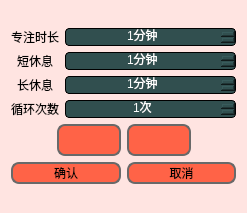
<?xml version="1.0" encoding="UTF-8"?>
<ui version="4.0">
 <class>SetDialog</class>
 <widget class="QDialog" name="SetDialog">
  <property name="geometry">
   <rect>
    <x>0</x>
    <y>0</y>
    <width>247</width>
    <height>213</height>
   </rect>
  </property>
  <property name="windowTitle">
   <string>设置</string>
  </property>
  <property name="styleSheet">
   <string notr="true">QPushButton
{
	background-color: rgb(255,99,71);
	border-radius : 8px;
	border: 2px solid rgb(105,105,105);
	transition: all 0.2s ease;
	color:black;
}
QPushButton:hover
{
	background-color: #ff7a5a;
	transform: scale(1.03);
}
QPushButton:pressed
{
	background-color:#ffb3a3;
	transform: scale(0.97);
	border-color:rgb(95,95,95);
}
QPushButton:disabled
{
	background-color: #FFA07A;
}
QDialog
{
	background-color: rgb(255,228,225);
}
QSpinBox
{
	background-color:#314F4F;	
	color:white;
	border:1px solid black;
	border-radius:4px;
}
QSpinBox::up-button
{
	background-color:#4A5A6F;
	image:url(:/icons/images/up.png);
	border-left:1px solid black;
	border-bottom:1px solid black;
}
QSpinBox::down-button
{
	background-color:#4A5A6F;
	image:url(:/icons/images/down.png);
	border-left:1px solid black;
	
}
QLabel
{
	color:black;
}</string>
  </property>
  <layout class="QGridLayout" name="gridLayout">
   <item row="0" column="0">
    <layout class="QVBoxLayout" name="verticalLayout_3">
     <item>
      <layout class="QHBoxLayout" name="horizontalLayout" stretch="0,1">
       <item>
        <layout class="QVBoxLayout" name="verticalLayout">
         <item>
          <widget class="QLabel" name="label">
           <property name="palette">
            <palette>
             <active>
              <colorrole role="WindowText">
               <brush brushstyle="SolidPattern">
                <color alpha="255">
                 <red>0</red>
                 <green>0</green>
                 <blue>0</blue>
                </color>
               </brush>
              </colorrole>
              <colorrole role="Text">
               <brush brushstyle="SolidPattern">
                <color alpha="255">
                 <red>0</red>
                 <green>0</green>
                 <blue>0</blue>
                </color>
               </brush>
              </colorrole>
              <colorrole role="ButtonText">
               <brush brushstyle="SolidPattern">
                <color alpha="255">
                 <red>0</red>
                 <green>0</green>
                 <blue>0</blue>
                </color>
               </brush>
              </colorrole>
              <colorrole role="PlaceholderText">
               <brush brushstyle="SolidPattern">
                <color alpha="128">
                 <red>0</red>
                 <green>0</green>
                 <blue>0</blue>
                </color>
               </brush>
              </colorrole>
             </active>
             <inactive>
              <colorrole role="WindowText">
               <brush brushstyle="SolidPattern">
                <color alpha="255">
                 <red>0</red>
                 <green>0</green>
                 <blue>0</blue>
                </color>
               </brush>
              </colorrole>
              <colorrole role="Text">
               <brush brushstyle="SolidPattern">
                <color alpha="255">
                 <red>0</red>
                 <green>0</green>
                 <blue>0</blue>
                </color>
               </brush>
              </colorrole>
              <colorrole role="ButtonText">
               <brush brushstyle="SolidPattern">
                <color alpha="255">
                 <red>0</red>
                 <green>0</green>
                 <blue>0</blue>
                </color>
               </brush>
              </colorrole>
              <colorrole role="PlaceholderText">
               <brush brushstyle="SolidPattern">
                <color alpha="128">
                 <red>0</red>
                 <green>0</green>
                 <blue>0</blue>
                </color>
               </brush>
              </colorrole>
             </inactive>
             <disabled>
              <colorrole role="WindowText">
               <brush brushstyle="SolidPattern">
                <color alpha="255">
                 <red>0</red>
                 <green>0</green>
                 <blue>0</blue>
                </color>
               </brush>
              </colorrole>
              <colorrole role="Text">
               <brush brushstyle="SolidPattern">
                <color alpha="255">
                 <red>0</red>
                 <green>0</green>
                 <blue>0</blue>
                </color>
               </brush>
              </colorrole>
              <colorrole role="ButtonText">
               <brush brushstyle="SolidPattern">
                <color alpha="255">
                 <red>0</red>
                 <green>0</green>
                 <blue>0</blue>
                </color>
               </brush>
              </colorrole>
              <colorrole role="PlaceholderText">
               <brush brushstyle="SolidPattern">
                <color alpha="128">
                 <red>0</red>
                 <green>0</green>
                 <blue>0</blue>
                </color>
               </brush>
              </colorrole>
             </disabled>
            </palette>
           </property>
           <property name="text">
            <string>专注时长</string>
           </property>
          </widget>
         </item>
         <item>
          <widget class="QLabel" name="label_2">
           <property name="palette">
            <palette>
             <active>
              <colorrole role="WindowText">
               <brush brushstyle="SolidPattern">
                <color alpha="255">
                 <red>0</red>
                 <green>0</green>
                 <blue>0</blue>
                </color>
               </brush>
              </colorrole>
              <colorrole role="Text">
               <brush brushstyle="SolidPattern">
                <color alpha="255">
                 <red>0</red>
                 <green>0</green>
                 <blue>0</blue>
                </color>
               </brush>
              </colorrole>
              <colorrole role="ButtonText">
               <brush brushstyle="SolidPattern">
                <color alpha="255">
                 <red>0</red>
                 <green>0</green>
                 <blue>0</blue>
                </color>
               </brush>
              </colorrole>
              <colorrole role="PlaceholderText">
               <brush brushstyle="SolidPattern">
                <color alpha="128">
                 <red>0</red>
                 <green>0</green>
                 <blue>0</blue>
                </color>
               </brush>
              </colorrole>
             </active>
             <inactive>
              <colorrole role="WindowText">
               <brush brushstyle="SolidPattern">
                <color alpha="255">
                 <red>0</red>
                 <green>0</green>
                 <blue>0</blue>
                </color>
               </brush>
              </colorrole>
              <colorrole role="Text">
               <brush brushstyle="SolidPattern">
                <color alpha="255">
                 <red>0</red>
                 <green>0</green>
                 <blue>0</blue>
                </color>
               </brush>
              </colorrole>
              <colorrole role="ButtonText">
               <brush brushstyle="SolidPattern">
                <color alpha="255">
                 <red>0</red>
                 <green>0</green>
                 <blue>0</blue>
                </color>
               </brush>
              </colorrole>
              <colorrole role="PlaceholderText">
               <brush brushstyle="SolidPattern">
                <color alpha="128">
                 <red>0</red>
                 <green>0</green>
                 <blue>0</blue>
                </color>
               </brush>
              </colorrole>
             </inactive>
             <disabled>
              <colorrole role="WindowText">
               <brush brushstyle="SolidPattern">
                <color alpha="255">
                 <red>0</red>
                 <green>0</green>
                 <blue>0</blue>
                </color>
               </brush>
              </colorrole>
              <colorrole role="Text">
               <brush brushstyle="SolidPattern">
                <color alpha="255">
                 <red>0</red>
                 <green>0</green>
                 <blue>0</blue>
                </color>
               </brush>
              </colorrole>
              <colorrole role="ButtonText">
               <brush brushstyle="SolidPattern">
                <color alpha="255">
                 <red>0</red>
                 <green>0</green>
                 <blue>0</blue>
                </color>
               </brush>
              </colorrole>
              <colorrole role="PlaceholderText">
               <brush brushstyle="SolidPattern">
                <color alpha="128">
                 <red>0</red>
                 <green>0</green>
                 <blue>0</blue>
                </color>
               </brush>
              </colorrole>
             </disabled>
            </palette>
           </property>
           <property name="text">
            <string>短休息</string>
           </property>
           <property name="alignment">
            <set>Qt::AlignmentFlag::AlignCenter</set>
           </property>
          </widget>
         </item>
         <item>
          <widget class="QLabel" name="label_3">
           <property name="palette">
            <palette>
             <active>
              <colorrole role="WindowText">
               <brush brushstyle="SolidPattern">
                <color alpha="255">
                 <red>0</red>
                 <green>0</green>
                 <blue>0</blue>
                </color>
               </brush>
              </colorrole>
              <colorrole role="Text">
               <brush brushstyle="SolidPattern">
                <color alpha="255">
                 <red>0</red>
                 <green>0</green>
                 <blue>0</blue>
                </color>
               </brush>
              </colorrole>
              <colorrole role="ButtonText">
               <brush brushstyle="SolidPattern">
                <color alpha="255">
                 <red>0</red>
                 <green>0</green>
                 <blue>0</blue>
                </color>
               </brush>
              </colorrole>
              <colorrole role="PlaceholderText">
               <brush brushstyle="SolidPattern">
                <color alpha="128">
                 <red>0</red>
                 <green>0</green>
                 <blue>0</blue>
                </color>
               </brush>
              </colorrole>
             </active>
             <inactive>
              <colorrole role="WindowText">
               <brush brushstyle="SolidPattern">
                <color alpha="255">
                 <red>0</red>
                 <green>0</green>
                 <blue>0</blue>
                </color>
               </brush>
              </colorrole>
              <colorrole role="Text">
               <brush brushstyle="SolidPattern">
                <color alpha="255">
                 <red>0</red>
                 <green>0</green>
                 <blue>0</blue>
                </color>
               </brush>
              </colorrole>
              <colorrole role="ButtonText">
               <brush brushstyle="SolidPattern">
                <color alpha="255">
                 <red>0</red>
                 <green>0</green>
                 <blue>0</blue>
                </color>
               </brush>
              </colorrole>
              <colorrole role="PlaceholderText">
               <brush brushstyle="SolidPattern">
                <color alpha="128">
                 <red>0</red>
                 <green>0</green>
                 <blue>0</blue>
                </color>
               </brush>
              </colorrole>
             </inactive>
             <disabled>
              <colorrole role="WindowText">
               <brush brushstyle="SolidPattern">
                <color alpha="255">
                 <red>0</red>
                 <green>0</green>
                 <blue>0</blue>
                </color>
               </brush>
              </colorrole>
              <colorrole role="Text">
               <brush brushstyle="SolidPattern">
                <color alpha="255">
                 <red>0</red>
                 <green>0</green>
                 <blue>0</blue>
                </color>
               </brush>
              </colorrole>
              <colorrole role="ButtonText">
               <brush brushstyle="SolidPattern">
                <color alpha="255">
                 <red>0</red>
                 <green>0</green>
                 <blue>0</blue>
                </color>
               </brush>
              </colorrole>
              <colorrole role="PlaceholderText">
               <brush brushstyle="SolidPattern">
                <color alpha="128">
                 <red>0</red>
                 <green>0</green>
                 <blue>0</blue>
                </color>
               </brush>
              </colorrole>
             </disabled>
            </palette>
           </property>
           <property name="text">
            <string>长休息</string>
           </property>
           <property name="alignment">
            <set>Qt::AlignmentFlag::AlignCenter</set>
           </property>
          </widget>
         </item>
         <item>
          <widget class="QLabel" name="label_4">
           <property name="palette">
            <palette>
             <active>
              <colorrole role="WindowText">
               <brush brushstyle="SolidPattern">
                <color alpha="255">
                 <red>0</red>
                 <green>0</green>
                 <blue>0</blue>
                </color>
               </brush>
              </colorrole>
              <colorrole role="Text">
               <brush brushstyle="SolidPattern">
                <color alpha="255">
                 <red>0</red>
                 <green>0</green>
                 <blue>0</blue>
                </color>
               </brush>
              </colorrole>
              <colorrole role="ButtonText">
               <brush brushstyle="SolidPattern">
                <color alpha="255">
                 <red>0</red>
                 <green>0</green>
                 <blue>0</blue>
                </color>
               </brush>
              </colorrole>
              <colorrole role="PlaceholderText">
               <brush brushstyle="SolidPattern">
                <color alpha="128">
                 <red>0</red>
                 <green>0</green>
                 <blue>0</blue>
                </color>
               </brush>
              </colorrole>
             </active>
             <inactive>
              <colorrole role="WindowText">
               <brush brushstyle="SolidPattern">
                <color alpha="255">
                 <red>0</red>
                 <green>0</green>
                 <blue>0</blue>
                </color>
               </brush>
              </colorrole>
              <colorrole role="Text">
               <brush brushstyle="SolidPattern">
                <color alpha="255">
                 <red>0</red>
                 <green>0</green>
                 <blue>0</blue>
                </color>
               </brush>
              </colorrole>
              <colorrole role="ButtonText">
               <brush brushstyle="SolidPattern">
                <color alpha="255">
                 <red>0</red>
                 <green>0</green>
                 <blue>0</blue>
                </color>
               </brush>
              </colorrole>
              <colorrole role="PlaceholderText">
               <brush brushstyle="SolidPattern">
                <color alpha="128">
                 <red>0</red>
                 <green>0</green>
                 <blue>0</blue>
                </color>
               </brush>
              </colorrole>
             </inactive>
             <disabled>
              <colorrole role="WindowText">
               <brush brushstyle="SolidPattern">
                <color alpha="255">
                 <red>0</red>
                 <green>0</green>
                 <blue>0</blue>
                </color>
               </brush>
              </colorrole>
              <colorrole role="Text">
               <brush brushstyle="SolidPattern">
                <color alpha="255">
                 <red>0</red>
                 <green>0</green>
                 <blue>0</blue>
                </color>
               </brush>
              </colorrole>
              <colorrole role="ButtonText">
               <brush brushstyle="SolidPattern">
                <color alpha="255">
                 <red>0</red>
                 <green>0</green>
                 <blue>0</blue>
                </color>
               </brush>
              </colorrole>
              <colorrole role="PlaceholderText">
               <brush brushstyle="SolidPattern">
                <color alpha="128">
                 <red>0</red>
                 <green>0</green>
                 <blue>0</blue>
                </color>
               </brush>
              </colorrole>
             </disabled>
            </palette>
           </property>
           <property name="text">
            <string>循环次数</string>
           </property>
          </widget>
         </item>
        </layout>
       </item>
       <item>
        <layout class="QVBoxLayout" name="verticalLayout_2">
         <item>
          <widget class="QSpinBox" name="spin_focusTime">
           <property name="alignment">
            <set>Qt::AlignmentFlag::AlignCenter</set>
           </property>
           <property name="suffix">
            <string>分钟</string>
           </property>
           <property name="minimum">
            <number>1</number>
           </property>
          </widget>
         </item>
         <item>
          <widget class="QSpinBox" name="spin_ShortRelax">
           <property name="alignment">
            <set>Qt::AlignmentFlag::AlignCenter</set>
           </property>
           <property name="suffix">
            <string>分钟</string>
           </property>
           <property name="minimum">
            <number>1</number>
           </property>
          </widget>
         </item>
         <item>
          <widget class="QSpinBox" name="spin_longRelax">
           <property name="alignment">
            <set>Qt::AlignmentFlag::AlignCenter</set>
           </property>
           <property name="suffix">
            <string>分钟</string>
           </property>
           <property name="minimum">
            <number>1</number>
           </property>
          </widget>
         </item>
         <item>
          <widget class="QSpinBox" name="spin_repeatTimes">
           <property name="alignment">
            <set>Qt::AlignmentFlag::AlignCenter</set>
           </property>
           <property name="suffix">
            <string>次</string>
           </property>
           <property name="minimum">
            <number>1</number>
           </property>
           <property name="maximum">
            <number>10</number>
           </property>
          </widget>
         </item>
        </layout>
       </item>
      </layout>
     </item>
     <item>
      <layout class="QHBoxLayout" name="horizontalLayout_3">
       <item>
        <spacer name="horizontalSpacer">
         <property name="orientation">
          <enum>Qt::Orientation::Horizontal</enum>
         </property>
         <property name="sizeHint" stdset="0">
          <size>
           <width>40</width>
           <height>20</height>
          </size>
         </property>
        </spacer>
       </item>
       <item>
        <widget class="QPushButton" name="btn_save">
         <property name="minimumSize">
          <size>
           <width>64</width>
           <height>32</height>
          </size>
         </property>
         <property name="toolTip">
          <string>储存设置</string>
         </property>
         <property name="autoFillBackground">
          <bool>false</bool>
         </property>
         <property name="text">
          <string/>
         </property>
         <property name="icon">
          <iconset resource="res.qrc">
           <normaloff>:/icons/images/save.png</normaloff>:/icons/images/save.png</iconset>
         </property>
         <property name="iconSize">
          <size>
           <width>32</width>
           <height>32</height>
          </size>
         </property>
        </widget>
       </item>
       <item>
        <widget class="QPushButton" name="btn_reset">
         <property name="minimumSize">
          <size>
           <width>64</width>
           <height>32</height>
          </size>
         </property>
         <property name="toolTip">
          <string>恢复默认</string>
         </property>
         <property name="autoFillBackground">
          <bool>false</bool>
         </property>
         <property name="text">
          <string/>
         </property>
         <property name="icon">
          <iconset resource="res.qrc">
           <normaloff>:/icons/images/reset.png</normaloff>:/icons/images/reset.png</iconset>
         </property>
         <property name="iconSize">
          <size>
           <width>32</width>
           <height>32</height>
          </size>
         </property>
        </widget>
       </item>
       <item>
        <spacer name="horizontalSpacer_2">
         <property name="orientation">
          <enum>Qt::Orientation::Horizontal</enum>
         </property>
         <property name="sizeHint" stdset="0">
          <size>
           <width>40</width>
           <height>20</height>
          </size>
         </property>
        </spacer>
       </item>
      </layout>
     </item>
     <item>
      <layout class="QHBoxLayout" name="horizontalLayout_2">
       <item>
        <widget class="QPushButton" name="btn_OK">
         <property name="text">
          <string>确认</string>
         </property>
        </widget>
       </item>
       <item>
        <widget class="QPushButton" name="btn_cancel">
         <property name="text">
          <string>取消</string>
         </property>
        </widget>
       </item>
      </layout>
     </item>
    </layout>
   </item>
  </layout>
 </widget>
 <resources>
  <include location="res.qrc"/>
 </resources>
 <connections>
  <connection>
   <sender>btn_OK</sender>
   <signal>clicked()</signal>
   <receiver>SetDialog</receiver>
   <slot>accept()</slot>
   <hints>
    <hint type="sourcelabel">
     <x>83</x>
     <y>195</y>
    </hint>
    <hint type="destinationlabel">
     <x>786</x>
     <y>51</y>
    </hint>
   </hints>
  </connection>
  <connection>
   <sender>btn_cancel</sender>
   <signal>clicked()</signal>
   <receiver>SetDialog</receiver>
   <slot>reject()</slot>
   <hints>
    <hint type="sourcelabel">
     <x>235</x>
     <y>195</y>
    </hint>
    <hint type="destinationlabel">
     <x>226</x>
     <y>138</y>
    </hint>
   </hints>
  </connection>
 </connections>
</ui>
